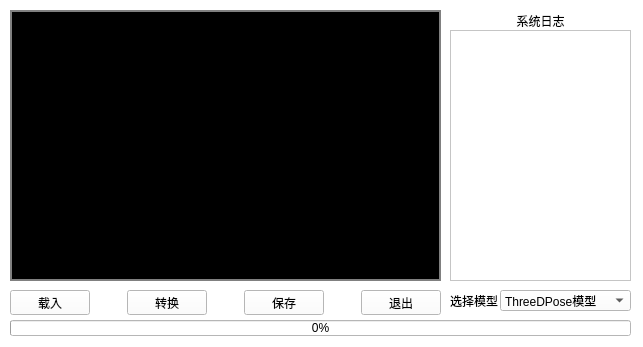
<?xml version="1.0" encoding="UTF-8"?>
<ui version="4.0">
 <class>Form</class>
 <widget class="QWidget" name="Form">
  <property name="geometry">
   <rect>
    <x>0</x>
    <y>0</y>
    <width>643</width>
    <height>347</height>
   </rect>
  </property>
  <property name="windowTitle">
   <string>人体骨骼点提取</string>
  </property>
  <property name="styleSheet">
   <string notr="true">background-color: rgb(255, 255, 255);</string>
  </property>
  <widget class="QProgressBar" name="progressBar">
   <property name="geometry">
    <rect>
     <x>10</x>
     <y>320</y>
     <width>621</width>
     <height>16</height>
    </rect>
   </property>
   <property name="layoutDirection">
    <enum>Qt::LeftToRight</enum>
   </property>
   <property name="value">
    <number>0</number>
   </property>
   <property name="orientation">
    <enum>Qt::Horizontal</enum>
   </property>
   <property name="textDirection">
    <enum>QProgressBar::TopToBottom</enum>
   </property>
  </widget>
  <widget class="QLabel" name="label">
   <property name="geometry">
    <rect>
     <x>10</x>
     <y>10</y>
     <width>431</width>
     <height>271</height>
    </rect>
   </property>
   <property name="styleSheet">
    <string notr="true">background-color: rgb(0, 0, 0);
border:2px solid gray;</string>
   </property>
   <property name="text">
    <string/>
   </property>
  </widget>
  <widget class="QComboBox" name="comboBox">
   <property name="geometry">
    <rect>
     <x>500</x>
     <y>290</y>
     <width>131</width>
     <height>21</height>
    </rect>
   </property>
   <item>
    <property name="text">
     <string>ThreeDPose模型</string>
    </property>
   </item>
   <item>
    <property name="text">
     <string>openPose模型</string>
    </property>
   </item>
  </widget>
  <widget class="QLabel" name="label_2">
   <property name="geometry">
    <rect>
     <x>450</x>
     <y>290</y>
     <width>51</width>
     <height>21</height>
    </rect>
   </property>
   <property name="text">
    <string>选择模型</string>
   </property>
  </widget>
  <widget class="QTextEdit" name="textEdit">
   <property name="geometry">
    <rect>
     <x>450</x>
     <y>30</y>
     <width>181</width>
     <height>251</height>
    </rect>
   </property>
   <property name="styleSheet">
    <string notr="true"/>
   </property>
   <property name="readOnly">
    <bool>true</bool>
   </property>
  </widget>
  <widget class="QLabel" name="label_3">
   <property name="geometry">
    <rect>
     <x>490</x>
     <y>10</y>
     <width>101</width>
     <height>21</height>
    </rect>
   </property>
   <property name="contextMenuPolicy">
    <enum>Qt::DefaultContextMenu</enum>
   </property>
   <property name="acceptDrops">
    <bool>false</bool>
   </property>
   <property name="layoutDirection">
    <enum>Qt::LeftToRight</enum>
   </property>
   <property name="autoFillBackground">
    <bool>false</bool>
   </property>
   <property name="styleSheet">
    <string notr="true">font: 14pt &quot;Arial&quot;;</string>
   </property>
   <property name="text">
    <string>系统日志</string>
   </property>
   <property name="alignment">
    <set>Qt::AlignCenter</set>
   </property>
  </widget>
  <widget class="QWidget" name="layoutWidget">
   <property name="geometry">
    <rect>
     <x>10</x>
     <y>290</y>
     <width>431</width>
     <height>25</height>
    </rect>
   </property>
   <layout class="QHBoxLayout" name="horizontalLayout">
    <item>
     <widget class="QPushButton" name="pushButton">
      <property name="text">
       <string>载入</string>
      </property>
     </widget>
    </item>
    <item>
     <spacer name="horizontalSpacer">
      <property name="orientation">
       <enum>Qt::Horizontal</enum>
      </property>
      <property name="sizeHint" stdset="0">
       <size>
        <width>40</width>
        <height>20</height>
       </size>
      </property>
     </spacer>
    </item>
    <item>
     <widget class="QPushButton" name="pushButton_2">
      <property name="text">
       <string>转换</string>
      </property>
     </widget>
    </item>
    <item>
     <spacer name="horizontalSpacer_2">
      <property name="orientation">
       <enum>Qt::Horizontal</enum>
      </property>
      <property name="sizeHint" stdset="0">
       <size>
        <width>40</width>
        <height>20</height>
       </size>
      </property>
     </spacer>
    </item>
    <item>
     <widget class="QPushButton" name="pushButton_3">
      <property name="text">
       <string>保存</string>
      </property>
     </widget>
    </item>
    <item>
     <spacer name="horizontalSpacer_3">
      <property name="orientation">
       <enum>Qt::Horizontal</enum>
      </property>
      <property name="sizeHint" stdset="0">
       <size>
        <width>40</width>
        <height>20</height>
       </size>
      </property>
     </spacer>
    </item>
    <item>
     <widget class="QPushButton" name="pushButton_4">
      <property name="text">
       <string>退出</string>
      </property>
     </widget>
    </item>
   </layout>
  </widget>
  <zorder>layoutWidget</zorder>
  <zorder>label_3</zorder>
  <zorder>label_2</zorder>
  <zorder>progressBar</zorder>
  <zorder>label</zorder>
  <zorder>comboBox</zorder>
  <zorder>textEdit</zorder>
 </widget>
 <resources/>
 <connections>
  <connection>
   <sender>pushButton_4</sender>
   <signal>clicked()</signal>
   <receiver>Form</receiver>
   <slot>close()</slot>
   <hints>
    <hint type="sourcelabel">
     <x>395</x>
     <y>306</y>
    </hint>
    <hint type="destinationlabel">
     <x>413</x>
     <y>282</y>
    </hint>
   </hints>
  </connection>
 </connections>
</ui>
